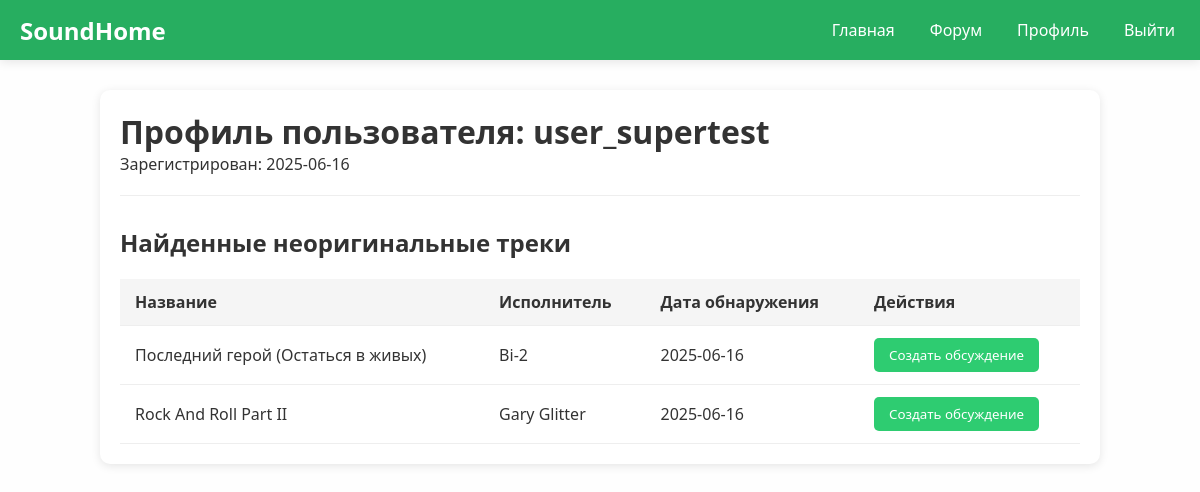
Page /profile (signed in) on the committed database.
### tables this page shows
CREATE TABLE users (
            id INTEGER PRIMARY KEY AUTOINCREMENT,
            username TEXT UNIQUE NOT NULL,
            login TEXT UNIQUE NOT NULL,
            password TEXT NOT NULL,
            is_admin BOOLEAN DEFAULT FALSE,
            created_at TIMESTAMP DEFAULT CURRENT_TIMESTAMP
        );

CREATE TABLE tracks (
            id INTEGER PRIMARY KEY AUTOINCREMENT,
            title TEXT NOT NULL,
            artist TEXT NOT NULL,
            genre TEXT,
            is_original BOOLEAN DEFAULT FALSE,
            found_by INTEGER NOT NULL,
            found_at TIMESTAMP DEFAULT CURRENT_TIMESTAMP,
            FOREIGN KEY (found_by) REFERENCES users(id)
        );

### app/main.py (the view)
@app.get("/profile", response_class=HTMLResponse)
async def user_profile(request: Request):
    username = request.session.get("username")
    if not username:
        return RedirectResponse(url="/auth")
    user = get_user_by_login(username)
    if not user:
        return RedirectResponse(url="/auth")
    tracks = get_user_tracks(user["id"])
    return templates.TemplateResponse("profile.html", {
        "request": request,
        "current_user": username,
        "tracks": tracks,
        "user_info": user
    })

### templates/profile.html (shortened to what this page needs)
<!DOCTYPE html>
<html lang="ru">
<head>
</head>
<body>
      <header class="header">
        <div class="header-container">
            <a href="/" class="logo">SoundHome</a>
            <div class="nav-links">
                <a href="/">Главная</a>
                <a href="/forum">Форум</a>
                {% if current_user %}
                    <a href="/profile">Профиль</a>
                    <a href="/logout">Выйти</a>
                {% else %}
                    <a href="/auth" class="auth-link">Войти</a>
                {% endif %}
            </div>
        </div>
    </header>
    <div class="profile-container">
    <div class="profile-header">
        <h1>Профиль пользователя: {{ user_info.username }}</h1>
        <p>Зарегистрирован: {{ user_info.created_at[:10] }}</p>
    </div>
    <div class="user-tracks">
        <h2>Найденные неоригинальные треки</h2>
        {% if tracks %}
        <table class="tracks-table">
            <thead>
                <tr>
                    <th>Название</th>
                    <th>Исполнитель</th>
                    <th>Дата обнаружения</th>
                    <th>Действия</th>
                </tr>
            </thead>
            <tbody>
                {% for track in tracks %}
                {% if not track.is_original %}
                <tr>
                    <td>{{ track.title }}</td>
                    <td>{{ track.artist }}</td>
                    <td>{{ track.found_at[:10] }}</td>
                    <td>
                        <button class="create-discussion-btn"
            data-track-id="{{ track.id }}"
            data-track-info="{{ track.artist }} - {{ track.title }}">
        Создать обсуждение
    </button>
                    </td>
                </tr>
                {% endif %}
                {% endfor %}
            </tbody>
        </table>
        {% else %}
        <p>Вы ещё не нашли ни одного неоригинального трека.</p>
        {% endif %}
    </div>
</div>
</body>
</html>

### templates/profile.html (style rules this page uses)
:root { --primary-color: #2ecc71; --primary-dark: #27ae60; --primary-light: #58d68d; --text-color: #333; --light-bg: #f5f5f5; --white: #ffffff; }
* { margin: 0; padding: 0; box-sizing: border-box; font-family: 'Segoe UI', Tahoma, Geneva, Verdana, sans-serif; }
body { background-color: var(--light-bg); color: var(--text-color); min-height: 100vh; background-image: linear-gradient(rgba(255,255,255,0.9), rgba(255,255,255,0.9)); background-size: cover; background-position: center; padding-top: 60px; }
.header { background-color: var(--primary-dark); padding: 0 20px; width: 100%; position: fixed; top: 0; left: 0; z-index: 1000; box-shadow: 0 2px 10px rgba(0,0,0,0.1); height: 60px; display: flex; align-items: center; }
.header-container { max-width: 1200px; width: 100%; margin: 0 auto; display: flex; justify-content: space-between; align-items: center; }
.logo { font-size: 24px; font-weight: bold; color: var(--white); text-decoration: none; display: flex; align-items: center; height: 100%; }
.nav-links { display: flex; gap: 25px; align-items: center; height: 100%; }
.nav-links a { color: var(--white); text-decoration: none; font-weight: 500; transition: opacity 0.3s; display: flex; align-items: center; height: 100%; padding: 0 5px; }
.profile-container { max-width: 1000px; margin: 30px auto; padding: 20px; background: white; border-radius: 10px; box-shadow: 0 2px 10px rgba(0,0,0,0.1); }
.profile-header { margin-bottom: 30px; padding-bottom: 20px; border-bottom: 1px solid #eee; }
.tracks-table { width: 100%; border-collapse: collapse; margin-top: 20px; }
.tracks-table th, .tracks-table td { padding: 12px 15px; text-align: left; border-bottom: 1px solid #eee; }
.tracks-table th { background-color: #f5f5f5; font-weight: 600; }
.create-discussion-btn { background-color: var(--primary-color); color: white; border: none; padding: 8px 15px; border-radius: 5px; cursor: pointer; transition: background-color 0.3s; }

### rows in the picture
users: username "user_supertest", created_at "2025-06-16"
tracks: title "Последний герой (Остаться в живых)", artist "Bi-2", found_at "2025-06-16"
tracks: title "Rock And Roll Part II", artist "Gary Glitter", found_at "2025-06-16"
